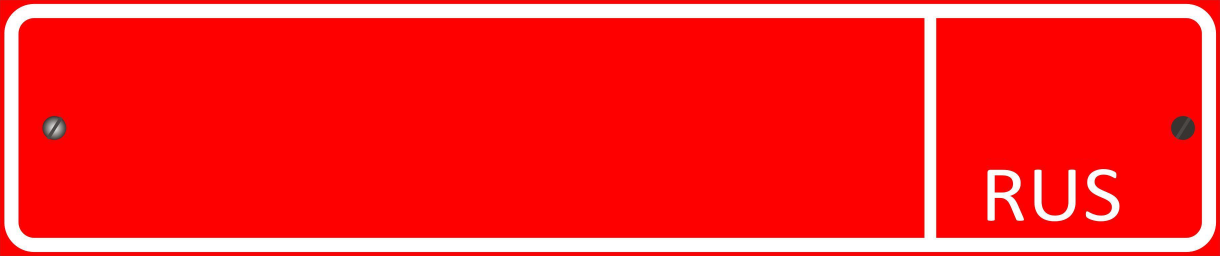
#> input picture plate_gen/assets/rus_red_lp.png, 3658 x 768 px (shown at 1/3 size)
$ python rus_red_long.py
#> lines starting #> are read from the running program, lines starting #| are printed output that depends on the picture; after the words box and inside, x2 and y2 are one past the last pixel; in counts of white or black regions, pixels touching at a corner belong together
import os
import cv2
import numpy as np
from PIL import Image, ImageFont, ImageDraw


class Draw:
    _font = [
        ImageFont.truetype(os.path.join(os.path.dirname(__file__), "assets/RoadNumbers2.0.ttf"), 105),
        ImageFont.truetype(os.path.join(os.path.dirname(__file__), "assets/RoadNumbers2.0.ttf"), 98),
        ImageFont.truetype(os.path.join(os.path.dirname(__file__), "assets/RoadNumbers2.0.ttf"), 80)
    ]
    _bg = cv2.resize(cv2.imread(os.path.join(os.path.dirname(__file__), "assets/rus_red_lp.png")), (440, 95))

    def __call__(self, plate):
        if len(plate) != 9:
            print("ERROR: Invalid length")
            return None
        fg = self._draw_fg(plate)
        return cv2.cvtColor(cv2.bitwise_or(fg, self._bg), cv2.COLOR_BGR2RGB)

    def _draw_char(self, ch, size, padding_top):
#> called with ch = '0', size = 0, padding_top = 29
        img = Image.new("RGB", (45, 95), (0, 0, 0))
#> img: PIL image 45x95 RGB; every value is 0
        draw = ImageDraw.Draw(img)
        draw.text(
            (0, padding_top), ch,
            fill=(255, 255, 255),
            font=self._font[size]
        )
        if img.width > 45:
            img = img.resize((45, 95))
        return np.array(img)

    def _draw_fg(self, plate):
        img = np.array(Image.new("RGB", (440, 95), (0, 0, 0)))
        offset = 27

        img[0:95, offset:offset + 45] = self._draw_char(plate[0], 0, 29)
#> img: shape (95, 440, 3)
        offset = offset + 47

        img[0:95, offset:offset + 45] = self._draw_char(plate[1], 0, 29)
#> img: shape (95, 440, 3); min 0, max 255, mean 16.7
        offset = offset + 47

        img[0:95, offset:offset + 45] = self._draw_char(plate[2], 0, 29)
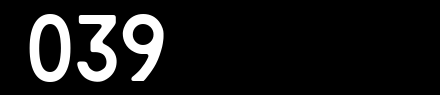
#> img: shape (95, 440, 3); min 0, max 255, mean 24.8
        offset = offset + 47

        img[0:95, offset:offset + 45] = self._draw_char(plate[3], 1, 33)
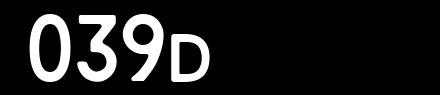
#> img: shape (95, 440, 3); 2.65% of pixels changed, all inside (x1, y1, x2, y2) = (171, 34, 210, 82)
        offset = offset + 52

        img[0:95, offset:offset + 45] = self._draw_char(plate[4], 2, 42)
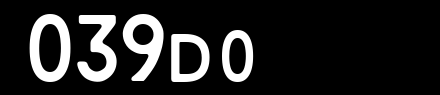
#> img: shape (95, 440, 3); 2.3% of pixels changed, all inside (x1, y1, x2, y2) = (222, 30, 254, 82)
        offset = offset + 37

        img[0:95, offset:offset + 45] = self._draw_char(plate[5], 2, 42)
        offset = offset + 37

        img[0:95, offset:offset + 45] = self._draw_char(plate[6], 2, 42)
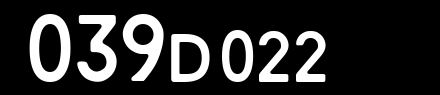
#> img: shape (95, 440, 3); min 0, max 255, mean 45.2
        offset = offset + 53

        img[0:95, offset:offset + 45] = self._draw_char(plate[7], 2, 22)
#> in _draw_char (call 8), `return np.array(img)`:
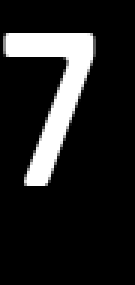
#> returned value: shape (95, 45, 3) (shown 3 times larger); min 0, max 255, mean 34.8
        offset = offset + 37

        img[0:95, offset:offset + 45] = self._draw_char(plate[8], 2, 22)
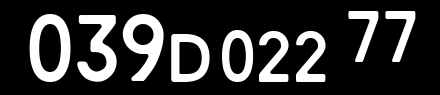
#> img: shape (95, 440, 3); min 0, max 255, mean 52.3

        return img


if __name__ == "__main__":
    import argparse
    import matplotlib.pyplot as plt

    parser = argparse.ArgumentParser(description="Generate a yellow plate.")
    parser.add_argument("plate", help="license plate number (default: A000AA00)", type=str, nargs="?", default="039D02277")
    args = parser.parse_args()

    draw = Draw()
    plate = draw(args.plate)
#> in __call__, `return cv2.cvtColor(cv2.bitwise_or(fg, self._bg), cv2.COLOR_BGR2RGB)`:
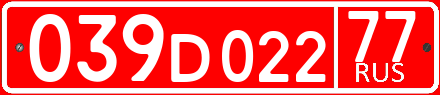
#> returned value: shape (95, 440, 3); mean R, G, B 252.6, 91.2, 91.2
    plt.imshow(plate)
    plt.show()
